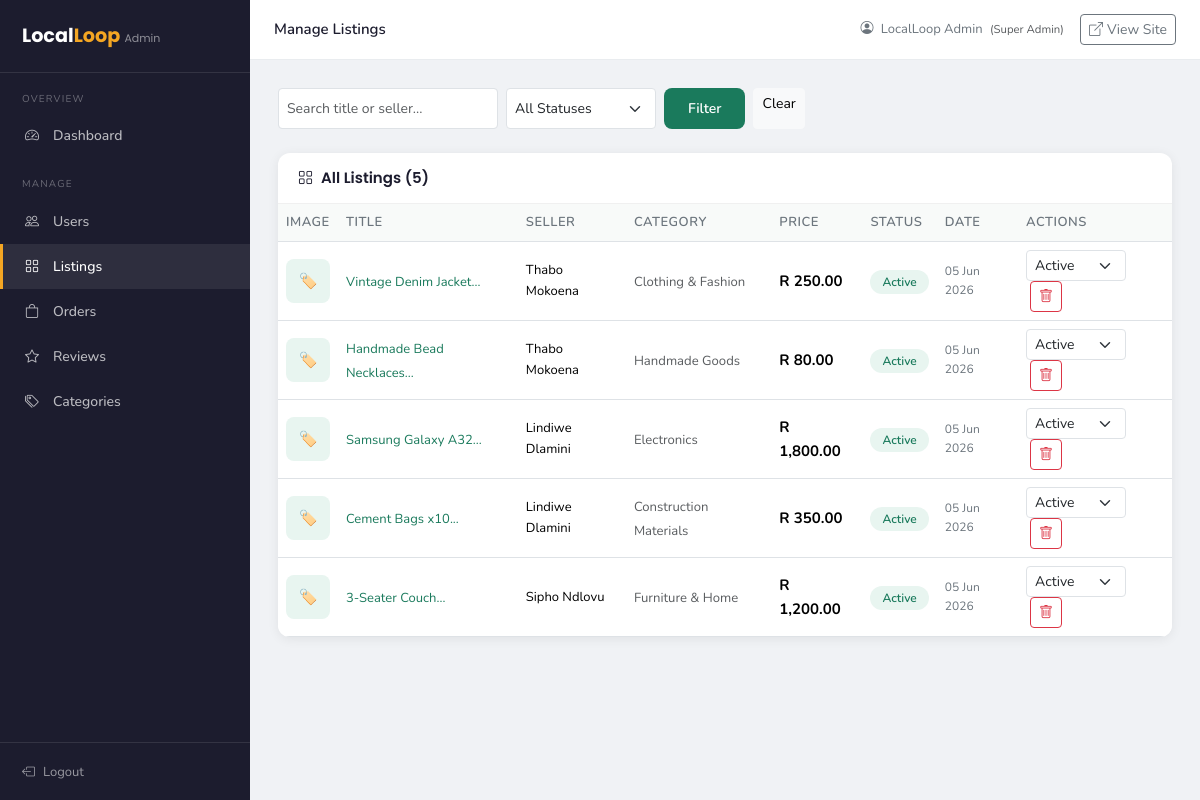
Screenshot of /admin/listings.php (signed in) with the database file from the repository.
### tables this page shows
CREATE TABLE IF NOT EXISTS `listings` (
  `listing_id` INT AUTO_INCREMENT PRIMARY KEY,
  `seller_id` INT NOT NULL,
  `category_id` INT NOT NULL,
  `title` VARCHAR(200) NOT NULL,
  `description` TEXT NOT NULL,
  `price` DECIMAL(10,2) NOT NULL,
  `image` VARCHAR(255) DEFAULT NULL,
  `status` ENUM('active','sold','removed') DEFAULT 'active',
  `created_at` TIMESTAMP DEFAULT CURRENT_TIMESTAMP,
  FOREIGN KEY (`seller_id`) REFERENCES `users`(`user_id`) ON DELETE CASCADE,
  FOREIGN KEY (`category_id`) REFERENCES `categories`(`category_id`) ON DELETE RESTRICT
);

CREATE TABLE IF NOT EXISTS `users` (
  `user_id` INT AUTO_INCREMENT PRIMARY KEY,
  `name` VARCHAR(100) NOT NULL,
  `email` VARCHAR(150) NOT NULL UNIQUE,
  `password` VARCHAR(255) NOT NULL,
  `role` ENUM('buyer','seller','both') DEFAULT 'both',
  `status` ENUM('active','suspended') DEFAULT 'active',
  `created_at` TIMESTAMP DEFAULT CURRENT_TIMESTAMP
);

CREATE TABLE IF NOT EXISTS `categories` (
  `category_id` INT AUTO_INCREMENT PRIMARY KEY,
  `name` VARCHAR(100) NOT NULL,
  `description` TEXT,
  `created_at` TIMESTAMP DEFAULT CURRENT_TIMESTAMP
);

### config/db.php (called while the page is built, shortened)
<?php
function sanitise($conn, $data) {
    return htmlspecialchars(strip_tags($conn->real_escape_string(trim($data))));
}
function formatPrice($amount) {
    return 'R ' . number_format($amount, 2);
}
?>

### admin/listings.php (the view, shortened to what this page needs)
<?php
require_once __DIR__ . '/includes/header.php';
require_once __DIR__ . '/includes/navbar.php';
$search = sanitise($conn, $_GET['q']      ?? '');
$where = ['1=1'];
$listings = $conn->query("
    SELECT l.*, c.name AS category_name, u.name AS seller_name
    FROM listings l
    JOIN categories c ON l.category_id = c.category_id
    JOIN users u ON l.seller_id = u.user_id
    WHERE " . implode(' AND ', $where) . "
    ORDER BY l.created_at DESC
");
?>
<form method="GET" class="d-flex gap-2 mb-4 flex-wrap">
    <input type="text" name="q" class="form-control form-control-sm"
           placeholder="Search title or seller..." value="<?= htmlspecialchars($search) ?>" style="width:220px;">
    <select name="status" class="form-select form-select-sm" style="width:150px;">
        <option value="">All Statuses</option>
    </select>
    <button class="btn btn-sm btn-primary-ll">Filter</button>
    <a href="/admin/listings.php" class="btn btn-sm btn-light">Clear</a>
</form>
<div class="admin-card">
    <div class="admin-card-header">
        <h5><i class="bi bi-grid me-2"></i>All Listings (<?= $listings->num_rows ?>)</h5>
    </div>
    <div class="table-responsive">
        <table class="table table-ll mb-0">
            <thead>
                <tr>
                    <th style="width:56px;">Image</th>
                    <th>Title</th>
                    <th>Seller</th>
                    <th>Category</th>
                    <th>Price</th>
                    <th>Status</th>
                    <th>Date</th>
                    <th>Actions</th>
                </tr>
            </thead>
            <tbody>
            <?php while ($l = $listings->fetch_assoc()): ?>
            <tr>
                <td>
                    <?php if ($l['image']): ?>
                        <img src="<?= htmlspecialchars($l['image']) ?>"
                             style="width:44px;height:44px;object-fit:cover;border-radius:8px;">
                    <?php else: ?>
                        <div style="width:44px;height:44px;background:var(--primary-lt);border-radius:8px;display:flex;align-items:center;justify-content:center;">🏷️</div>
                    <?php endif; ?>
                </td>
                <td>
                    <a href="/listing.php?id=<?= $l['listing_id'] ?>" target="_blank" style="font-size:13px;">
                        <?= htmlspecialchars(substr($l['title'], 0, 40)) ?>...
                    </a>
                </td>
                <td style="font-size:13px;"><?= htmlspecialchars($l['seller_name']) ?></td>
                <td><small class="text-muted"><?= htmlspecialchars($l['category_name']) ?></small></td>
                <td><strong><?= formatPrice($l['price']) ?></strong></td>
                <td>
                    <span class="status-badge badge-<?= $l['status'] ?>">
                        <?= ucfirst($l['status']) ?>
                    </span>
                </td>
                <td style="font-size:12px;color:var(--muted);"><?= date('d M Y', strtotime($l['created_at'])) ?></td>
                <td>
                    <form method="POST" class="d-inline">
                        <select name="new_status" class="form-select form-select-sm d-inline-block"
                                style="width:100px;" onchange="this.form.submit()">
                            <option value="active"  <?= $l['status']=='active'  ? 'selected':'' ?>>Active</option>
                        </select>
                    </form>
                    <?php if (hasPermission('all')): ?>
                    <form method="POST" class="d-inline ms-1">
                        <button class="btn btn-sm btn-outline-danger confirm-delete" title="Delete permanently">
                            <i class="bi bi-trash"></i>
                        </button>
                    </form>
                    <?php endif; ?>
                </td>
            </tr>
            <?php endwhile; ?>
            </tbody>
        </table>
    </div>
</div>
<?php require_once __DIR__ . '/includes/footer.php'; ?>

### assets/css/style.css (style rules this page uses)
:root { --primary: #1A7A5C; --primary-dk: #145c44; --primary-lt: #e8f5f0; --accent: #F4A623; --accent-dk: #d48c10; --dark: #1C1C2E; --muted: #6c757d; --light-bg: #f8faf9; --border: #dee2e6; --card-shadow: 0 2px 16px rgba(26,122,92,.10); --radius: 12px; }
* { box-sizing: border-box; }
body { font-family: 'Nunito', sans-serif; background: var(--light-bg); color: #2d2d2d; font-size: 15px; line-height: 1.65; }
h1,h2,h3,h4,h5,h6 { font-family: 'Poppins', sans-serif; font-weight: 600; color: var(--dark); }
a { color: var(--primary); text-decoration: none; }
.btn-primary-ll { background: var(--primary); color: #fff; border: none; border-radius: 8px; padding: 10px 24px; font-weight: 600; font-family: 'Nunito', sans-serif; transition: background .2s; cursor: pointer; }
.table-ll th { background: var(--light-bg); font-weight: 600; font-size: 13px; text-transform: uppercase; letter-spacing: .5px; color: var(--muted); }
.table-ll td { vertical-align: middle; }
.badge-active { background: #e8f5f0; color: var(--primary); }
.status-badge { padding: 4px 12px; border-radius: 50px; font-size: 12px; font-weight: 600; }

### admin/includes/header.php (style rules this page uses)
body { background: #f0f2f5; }
.admin-card { background: #fff; border-radius: 12px; box-shadow: 0 2px 12px rgba(0,0,0,.07); overflow: hidden; }
.admin-card-header { padding: 16px 20px; border-bottom: 1px solid #f0f0f0; display: flex; align-items: center; justify-content: space-between; }
.admin-card-header h5 { margin: 0; font-family:'Poppins',sans-serif; font-size:15px; }

### rows the page displays
listings: title "Vintage Denim Jacket", seller.name "Thabo Mokoena", category.name "Clothing & Fashion", price "R 250.00", status "Active", created_at "05 Jun 2026", new_status "Active"
listings: title "Handmade Bead Necklaces", seller.name "Thabo Mokoena", category.name "Handmade Goods", price "R 80.00", status "Active", created_at "05 Jun 2026", new_status "Active"
listings: title "Samsung Galaxy A32", seller.name "Lindiwe Dlamini", category.name "Electronics", price "R 1,800.00", status "Active", created_at "05 Jun 2026", new_status "Active"
listings: title "Cement Bags x10", seller.name "Lindiwe Dlamini", category.name "Construction Materials", price "R 350.00", status "Active", created_at "05 Jun 2026", new_status "Active"
listings: title "3-Seater Couch", seller.name "Sipho Ndlovu", category.name "Furniture & Home", price "R 1,200.00", status "Active", created_at "05 Jun 2026", new_status "Active"

### other values shown
$pageTitle "Manage Listings"
$_SESSION['admin_name'] "LocalLoop Admin"
$_SESSION['admin_role'] "Super Admin"
$listings->num_rows "5"
